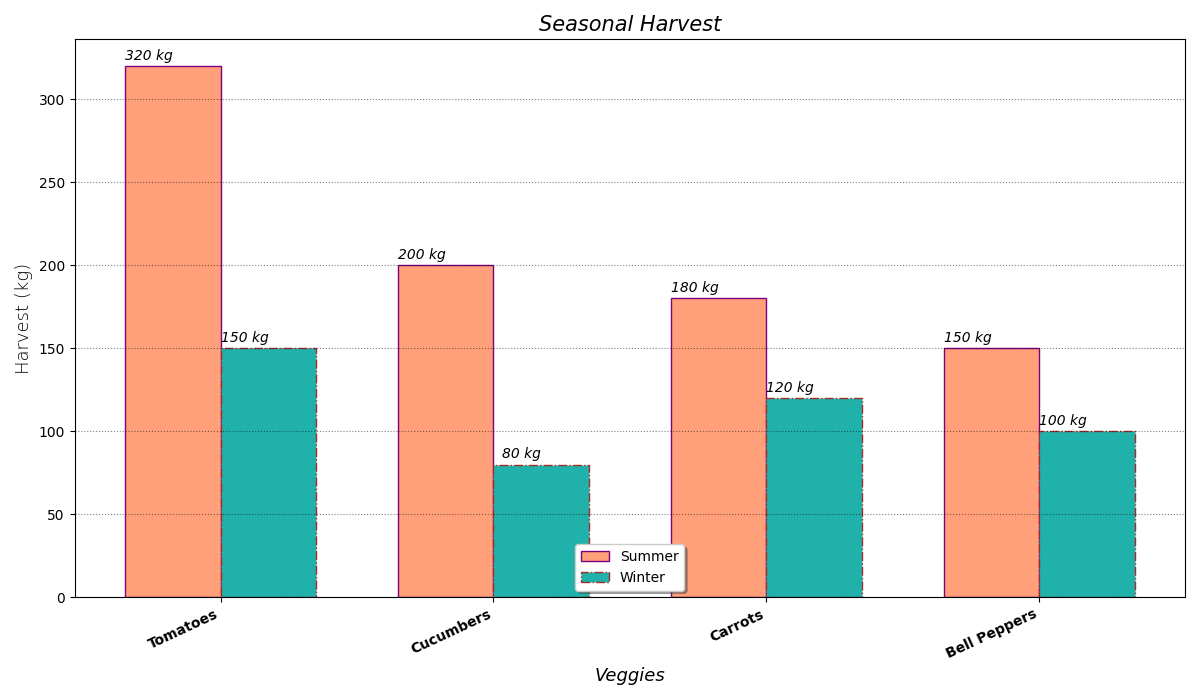

Write the Python code that produced this figure.
import matplotlib.pyplot as plt
import numpy as np

veggie_types = ['Tomatoes', 'Cucumbers', 'Carrots', 'Bell Peppers']
summer_harvest = [320, 200, 180, 150]
winter_harvest = [150, 80, 120, 100]

combined_data = list(zip(veggie_types, summer_harvest, winter_harvest))
combined_data.sort(key=lambda x: x[1], reverse=True)

sorted_veggie_types, sorted_summer_harvest, sorted_winter_harvest = zip(*combined_data)

x_positions = np.arange(len(sorted_veggie_types))
bar_width = 0.35

fig, ax = plt.subplots(figsize=(12, 7))

bars_summer = ax.bar(x_positions - bar_width / 2, sorted_summer_harvest, bar_width, label='Summer', color='#FFA07A', linestyle='-', edgecolor='purple')
bars_winter = ax.bar(x_positions + bar_width / 2, sorted_winter_harvest, bar_width, label='Winter', color='#20B2AA', linestyle='-.', edgecolor='brown')

for bar in bars_summer + bars_winter:
    height = bar.get_height()
    ax.text(bar.get_x() + bar.get_width() / 2, height + 2, f'{height} kg', ha='right', va='bottom', fontsize=10, fontstyle='italic')

ax.set_xlabel('Veggies', fontsize=13, fontstyle='italic')
ax.set_ylabel('Harvest (kg)', fontsize=13, fontweight='light')
ax.set_title('Seasonal Harvest', fontsize=15, fontstyle='oblique')
ax.set_xticks(x_positions)
ax.set_xticklabels(sorted_veggie_types, rotation=25, ha='right', fontsize=10, weight='bold')
ax.yaxis.grid(True, linestyle=':', which='major', color='black', alpha=0.5)
ax.legend(loc='lower center', fontsize=10, shadow=True)
plt.tight_layout()
plt.show()
